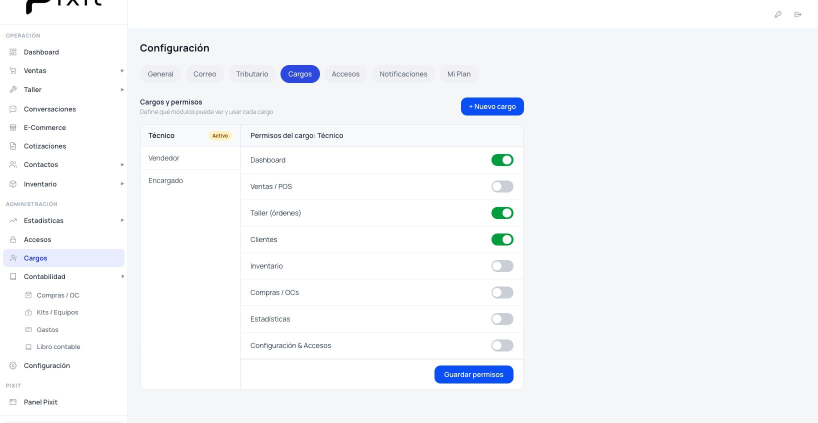
#> input picture marketing/instagram/real-ui-captures/cargos-real.png, 1636 x 845 px, given in place of ordenes-real.png, which was not available (shown at 1/2 size)
$ python sanitize_real_ui.py
#> lines starting #> are read from the running program, lines starting #| are printed output that depends on the picture; pictures that were not available may be replaced by others from this repository, and a replacement may not be noted
from pathlib import Path

from PIL import Image, ImageDraw, ImageFont


ROOT = Path(__file__).resolve().parent / "real-ui-captures"
FONT_PATH = "/System/Library/Fonts/SFNS.ttf"
FONT_BOLD_PATH = "/Library/Fonts/SF-Pro-Display-Semibold.otf"


def font(size: int, bold: bool = False) -> ImageFont.FreeTypeFont:
    return ImageFont.truetype(FONT_BOLD_PATH if bold else FONT_PATH, size)


def open_real(name: str) -> Image.Image:
#> called with name = 'ordenes'
    return Image.open(ROOT / f"{name}-real.png").convert("RGB")
#> returned value is the input picture: PIL image 1636x845 RGB; mean R, G, B 245.3, 246.6, 249


def save(image: Image.Image, name: str) -> None:
    image.save(ROOT / f"{name}-sanitized.png", quality=96)


def label(draw: ImageDraw.ImageDraw, xy: tuple[int, int], text: str, size: int = 15,
          color: str = "#24262b", bold: bool = False) -> None:
    draw.text(xy, text, font=font(size, bold), fill=color)


def replace(draw: ImageDraw.ImageDraw, box: tuple[int, int, int, int], text: str,
            *, bg: str = "#ffffff", color: str = "#24262b", size: int = 15,
            bold: bool = False, inset: tuple[int, int] = (8, 7)) -> None:
    draw.rectangle(box, fill=bg)
    label(draw, (box[0] + inset[0], box[1] + inset[1]), text, size, color, bold)


# Órdenes: clientes y teléfonos de demostración.
img = open_real("ordenes")
d = ImageDraw.Draw(img)
rows = [
    ("Martina Ríos", "+56 9 0000 1001"),
    ("Nicolás Vega", "+56 9 0000 1002"),
    ("Paula Mena", "+56 9 0000 1003"),
    ("Tomás Silva", "+56 9 0000 1004"),
    ("Fernanda Lagos", "+56 9 0000 1005"),
    ("Diego Araya", "+56 9 0000 1006"),
]
for i, (name, phone) in enumerate(rows):
    y = 414 + i * 61
    bg = "#fff7f5" if i >= 3 else "#ffffff"
    d.rectangle((625, y, 866, y + 56), fill=bg)
    label(d, (645, y + 8), name, 15, "#202124", True)
    label(d, (645, y + 29), phone, 13, "#8e8e93")
save(img, "ordenes")
#> in save, `image.save(ROOT / f"{name}-sanitized.png", quality=96)`:
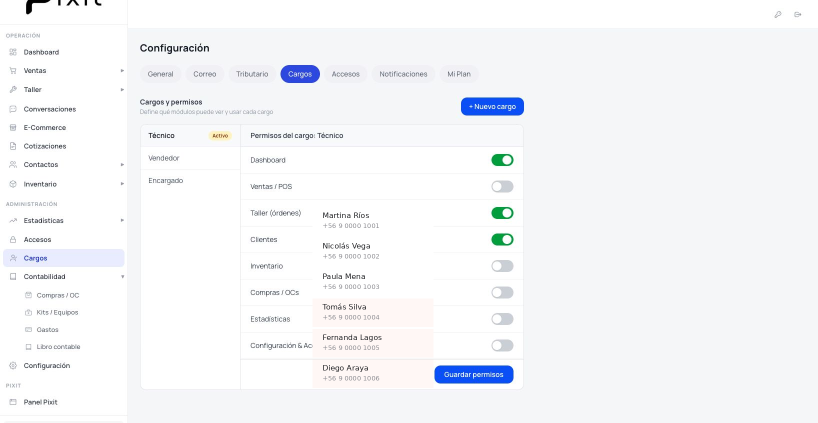
#> saved as ordenes-sanitized.png: PIL image 1636x845 RGB (shown at 1/2 size); mean R, G, B 244.9, 246, 248.4


# Ficha de una orden: identidad, serie y descripción completamente ficticias.
img = open_real("ficha")
#> call 2 of open_real, with name = 'ficha'
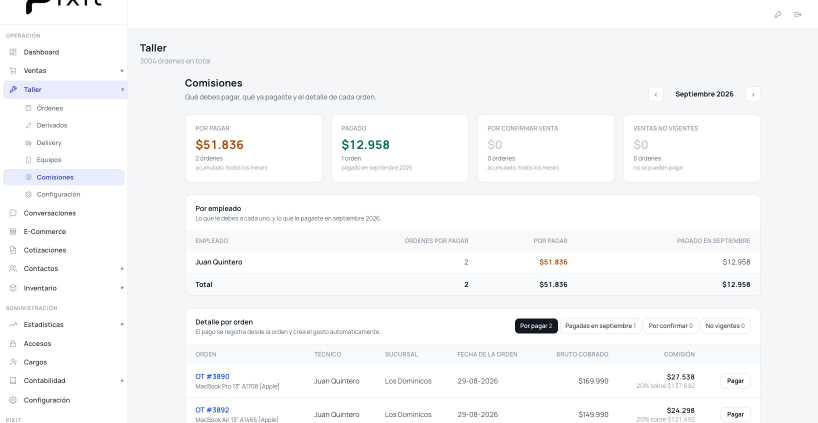
#> input picture marketing/instagram/real-ui-captures/comisiones-real.png, 1636 x 845 px, given in place of ficha-real.png, which was not available (shown at 1/2 size)
#> in open_real, returned value is the input picture: PIL image 1636x845 RGB; mean R, G, B 246.8, 247.5, 248.7
d = ImageDraw.Draw(img)
replace(d, (541, 165, 1028, 195), "Martina Ríos   11.111.111-1 · +56 9 0000 1001",
        bg="#eaf5ff", color="#265cae", size=15, inset=(0, 6))
replace(d, (515, 341, 803, 374), "SN-DEMO-48271", bg="#f8f8fa", color="#8e8e93", size=14)
replace(d, (515, 716, 1123, 745), "Cambio de pantalla y revisión general.",
        bg="#f8f8fa", color="#44474f", size=14)
save(img, "ficha")


# Comisiones: técnico y montos de ejemplo, sin bloques ni desenfoques.
img = open_real("comisiones")
d = ImageDraw.Draw(img)
replace(d, (388, 272, 555, 311), "$48.420", size=27, bold=True, color="#b45309", inset=(0, 1))
replace(d, (681, 272, 845, 311), "$22.650", size=27, bold=True, color="#047857", inset=(0, 1))
replace(d, (388, 514, 625, 544), "Mateo Soto", size=15, bold=True, inset=(0, 5))
replace(d, (624, 752, 770, 783), "Mateo Soto", size=14, inset=(0, 6))
replace(d, (624, 817, 770, 844), "Mateo Soto", size=14, inset=(0, 5))
replace(d, (1070, 511, 1185, 544), "$48.420", size=15, bold=True, color="#b45309", inset=(8, 6))
replace(d, (1425, 511, 1514, 544), "$22.650", size=15, inset=(6, 6))
replace(d, (1070, 554, 1185, 585), "$48.420", bg="#f7f8fa", size=15, bold=True, inset=(8, 6))
replace(d, (1425, 554, 1514, 585), "$22.650", bg="#f7f8fa", size=15, bold=True, inset=(6, 6))
replace(d, (1144, 743, 1230, 785), "$189.900", size=14, inset=(4, 8))
replace(d, (1325, 743, 1414, 785), "$30.240", size=15, bold=True, inset=(5, 5))
label(d, (1270, 771), "20% sobre neto", 11, "#8e8e93")
replace(d, (1144, 808, 1230, 844), "$154.500", size=14, inset=(4, 7))
replace(d, (1325, 808, 1414, 844), "$18.180", size=15, bold=True, inset=(5, 5))
label(d, (1270, 833), "20% sobre neto", 11, "#8e8e93")
save(img, "comisiones")
#> call 3 of save, with name = 'comisiones'
#> in save (call 3), `image.save(ROOT / f"{name}-sanitized.png", quality=96)`:
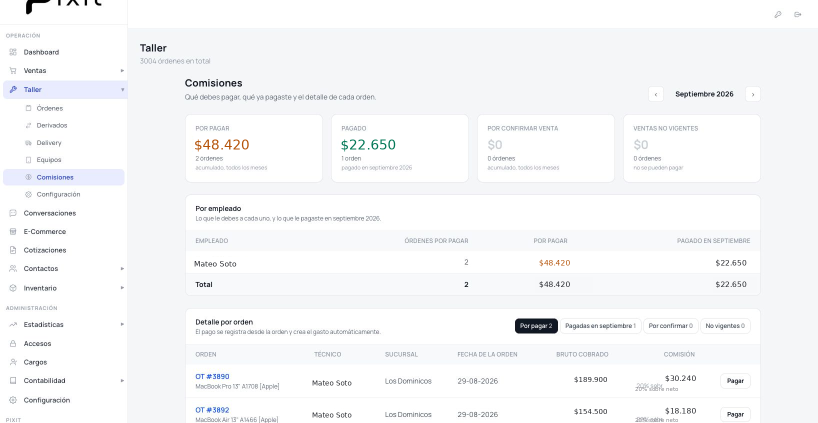
#> saved as comisiones-sanitized.png: PIL image 1636x845 RGB (shown at 1/2 size); mean R, G, B 246.9, 247.5, 248.8


# Compras: proveedores y totales ficticios.
img = open_real("compras")
#> call 4 of open_real, with name = 'compras'
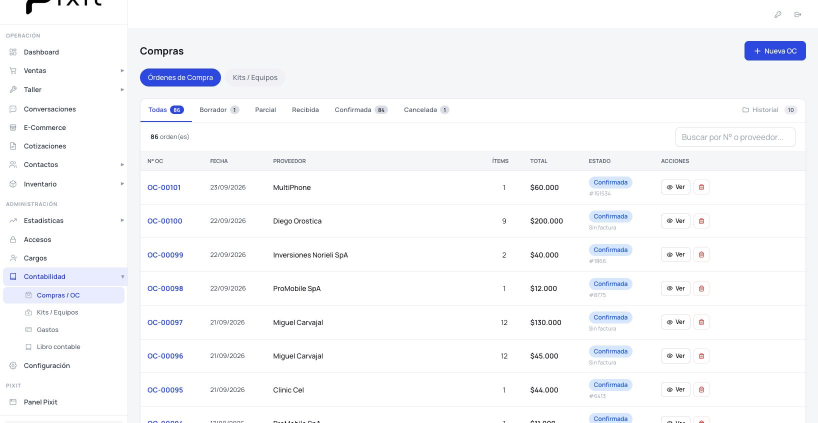
#> input picture marketing/instagram/real-ui-captures/compras-real.png, 1636 x 845 px (shown at 1/2 size)
#> in open_real, returned value is the input picture: PIL image 1636x845 RGB; mean R, G, B 247.3, 248, 250.4
d = ImageDraw.Draw(img)
suppliers = ["TecnoSur SpA", "Repuestos Nova", "Insumos Andes", "PuntoDigital Ltda.",
             "Componentes Uno", "Importadora Lumen", "Servicio Central"]
totals = ["$72.500", "$184.900", "$53.400", "$28.990", "$116.800", "$64.300", "$39.990"]
for i, (supplier, total) in enumerate(zip(suppliers, totals)):
    y = 357 + i * 68
    replace(d, (540, y, 850, y + 43), supplier, size=15, inset=(7, 8))
    replace(d, (1048, y, 1165, y + 43), total, size=15, inset=(7, 8))
save(img, "compras")
#> call 4 of save, with name = 'compras'
#> in save (call 4), `image.save(ROOT / f"{name}-sanitized.png", quality=96)`:
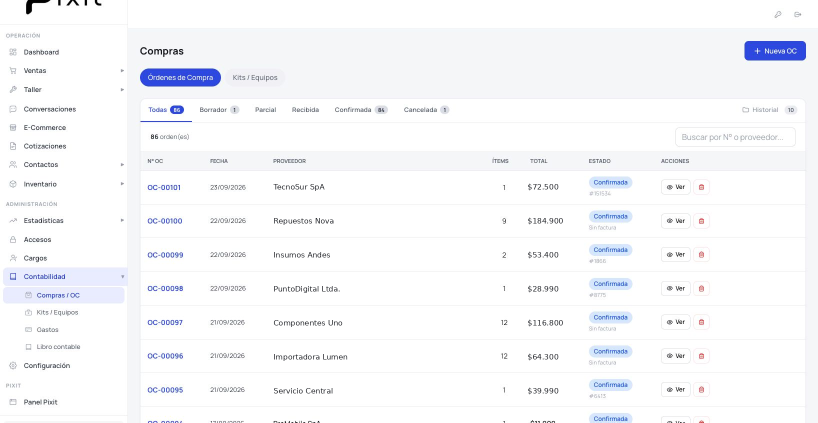
#> saved as compras-sanitized.png: PIL image 1636x845 RGB (shown at 1/2 size); mean R, G, B 247.3, 248.1, 250.4


# Derivaciones: clientes, equipos y técnicos externos ficticios.
img = open_real("derivados")
d = ImageDraw.Draw(img)
for y, person, device, technician in [
    (398, "Martina Ríos", "MacBook Pro 14 [Apple]", "Taller externo · Leo M."),
    (460, "Nicolás Vega", "iPad Air 5 [Apple]", "Taller externo · Sofía P."),
]:
    d.rectangle((397, y, 770, y + 57), fill="#ffffff")
    label(d, (400, y + 8), person, 15, "#202124", True)
    label(d, (400, y + 29), device, 13, "#8e8e93")
    d.rectangle((775, y, 974, y + 57), fill="#ffffff")
    label(d, (777, y + 8), technician, 14)
    label(d, (777, y + 29), "+56 9 0000 2000", 12, "#8e8e93")
save(img, "derivados")


# Dashboard: reemplazo del cliente de la fila visible por un nombre de muestra.
img = open_real("dashboard")
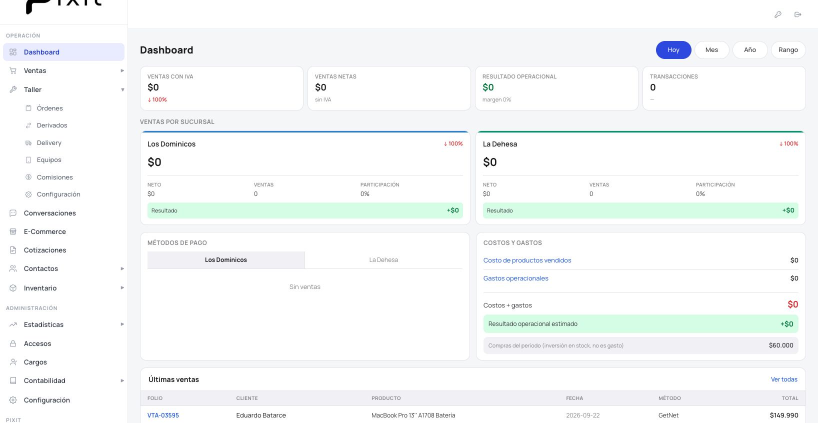
#> input picture marketing/instagram/real-ui-captures/dashboard-real.png, 1636 x 845 px (shown at 1/2 size)
#> in open_real, returned value is the input picture: PIL image 1636x845 RGB; mean R, G, B 246.6, 249, 249
d = ImageDraw.Draw(img)
replace(d, (735, 790, 1015, 844), "Martina Ríos", size=14, bold=True, inset=(8, 8))
save(img, "dashboard")
#> in save (call 6), `image.save(ROOT / f"{name}-sanitized.png", quality=96)`:
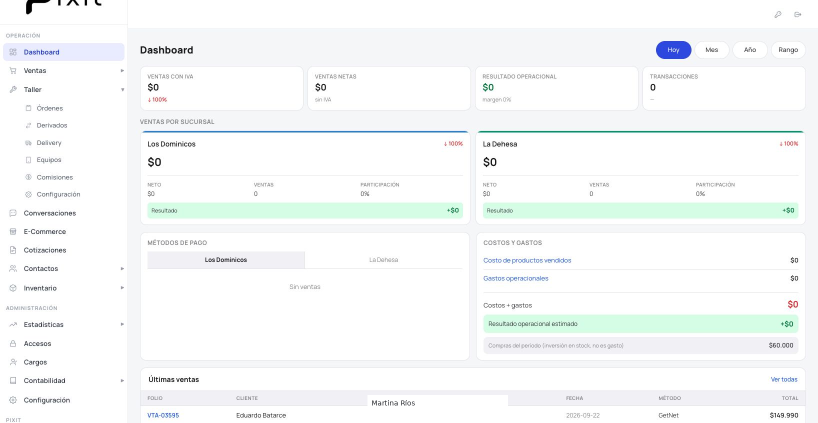
#> saved as dashboard-sanitized.png: PIL image 1636x845 RGB (shown at 1/2 size); mean R, G, B 246.7, 249.1, 249.1


# Gastos: cifras simuladas con el mismo tratamiento visual del producto.
#> (the run stopped early here; a loop or call above may not have finished)
